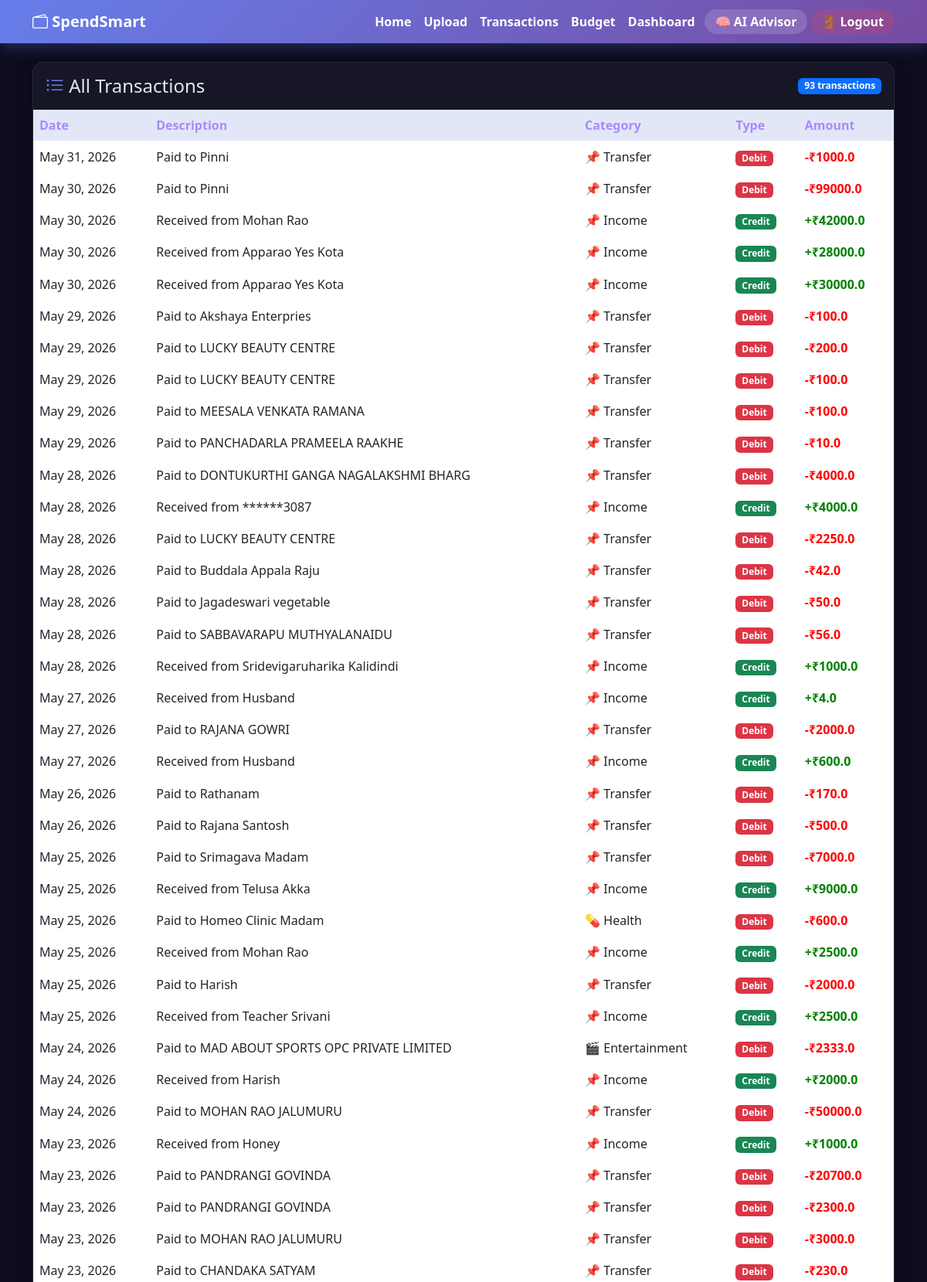
The app's page /transactions (signed in, upper part) with its own data.
### models.py (models this page shows)
class Transaction(db.Model):
    id = db.Column(db.Integer, primary_key=True)
    user_id = db.Column(db.Integer, db.ForeignKey('user.id'), nullable=False)
    date = db.Column(db.String(50), nullable=False)
    description = db.Column(db.String(200), nullable=False)
    amount = db.Column(db.Float, nullable=False)
    type = db.Column(db.String(10), nullable=False)
    category = db.Column(db.String(50), default='Uncategorized')
    created_at = db.Column(db.DateTime, default=datetime.utcnow)

### app.py (the view)
@app.route('/transactions')
@login_required
def transactions():
    uid = current_user_id()
    all_transactions = Transaction.query.filter_by(user_id=uid).order_by(Transaction.date.desc()).all()
    return render_template('transactions.html', transactions=all_transactions)

### app.py (called while the page is built)
def login_required(f):
    @wraps(f)
    def decorated(*args, **kwargs):
        if 'user_id' not in session:
            return redirect(url_for('login'))
        return f(*args, **kwargs)
    return decorated

def current_user_id():
    return session.get('user_id')

### templates/transactions.html (shortened to what this page needs)
{% extends 'base.html' %}
{% block content %}
<div class="row mt-4">
  <div class="col-12">
    <div class="card">
      <div class="d-flex justify-content-between align-items-center p-3">
        <h4 class="mb-0">
          <i class="bi bi-list-ul" style="color:#667eea"></i>
          All Transactions
        </h4>
        <span class="badge bg-primary">{{ transactions|length }} transactions</span>
      </div>
      <div class="table-responsive">
        <table class="table table-hover mb-0">
          <thead style="background:#f8f9fa;">
            <tr>
              <th>Date</th>
              <th>Description</th>
              <th>Category</th>
              <th>Type</th>
              <th>Amount</th>
            </tr>
          </thead>
          <tbody>
            {% for t in transactions %}
            <tr>
              <td>{{ t.date }}</td>
              <td>{{ t.description }}</td>
              <td>
                {% if t.category == 'Food' %} 🍔
                {% elif t.category == 'Transport' %} 🚗
                {% elif t.category == 'Shopping' %} 🛍️
                {% elif t.category == 'Entertainment' %} 🎬
                {% elif t.category == 'Health' %} 💊
                {% elif t.category == 'Bills' %} ⚡
                {% elif t.category == 'Education' %} 📚
                {% else %} 📌
                {% endif %}
                {{ t.category }}
              </td>
              <td>
                {% if t.type == 'income' %}
                  <span class="badge bg-success">Credit</span>
                {% else %}
                  <span class="badge bg-danger">Debit</span>
                {% endif %}
              </td>
              <td>
                {% if t.type == 'income' %}
                  <span style="color:green; font-weight:600;">+₹{{ t.amount }}</span>
                {% else %}
                  <span style="color:red; font-weight:600;">-₹{{ t.amount }}</span>
                {% endif %}
              </td>
            </tr>
            {% endfor %}
          </tbody>
        </table>
      </div>
    </div>
  </div>
</div>
{% endblock %}

### templates/base.html (style rules this page uses)
body { background-color: #0d0d1f; color: #e2e8f0; }
.card { border: 1px solid rgba(255,255,255,0.08); border-radius: 15px; background: rgba(255,255,255,0.04); box-shadow: 0 4px 20px rgba(0,0,0,0.3); color: #e2e8f0; }
.table { color: #e2e8f0; }
.table thead th { background: rgba(102,126,234,0.15); color: #a78bfa; border-color: rgba(255,255,255,0.08); }
.table tbody tr { border-color: rgba(255,255,255,0.06); }

### records on screen
Transaction: date "May 31, 2026", description "Paid to Pinni", category "Transfer", type "Debit", amount "1000.0"
Transaction: date "May 30, 2026", description "Paid to Pinni", category "Transfer", type "Debit", amount "99000.0"
Transaction: date "May 30, 2026", description "Received from Mohan Rao", category "Income", type "Credit", amount "42000.0"
Transaction: date "May 30, 2026", description "Received from Apparao Yes Kota", category "Income", type "Credit", amount "28000.0"
Transaction: date "May 30, 2026", description "Received from Apparao Yes Kota", category "Income", type "Credit", amount "30000.0"
Transaction: date "May 29, 2026", description "Paid to Akshaya Enterpries", category "Transfer", type "Debit", amount "100.0"
Transaction: date "May 29, 2026", description "Paid to LUCKY BEAUTY CENTRE", category "Transfer", type "Debit", amount "200.0"
Transaction: date "May 29, 2026", description "Paid to LUCKY BEAUTY CENTRE", category "Transfer", type "Debit", amount "100.0"
Transaction: date "May 29, 2026", description "Paid to MEESALA VENKATA RAMANA", category "Transfer", type "Debit", amount "100.0"
Transaction: date "May 29, 2026", description "Paid to PANCHADARLA PRAMEELA RAAKHE", category "Transfer", type "Debit", amount "10.0"
Transaction: date "May 28, 2026", description "Paid to DONTUKURTHI GANGA NAGALAKSHMI BHARG", category "Transfer", type "Debit", amount "4000.0"
Transaction: date "May 28, 2026", description "Received from ******3087", category "Income", type "Credit", amount "4000.0"
Transaction: date "May 28, 2026", description "Paid to LUCKY BEAUTY CENTRE", category "Transfer", type "Debit", amount "2250.0"
Transaction: date "May 28, 2026", description "Paid to Buddala Appala Raju", category "Transfer", type "Debit", amount "42.0"
Transaction: date "May 28, 2026", description "Paid to Jagadeswari vegetable", category "Transfer", type "Debit", amount "50.0"
Transaction: date "May 28, 2026", description "Paid to SABBAVARAPU MUTHYALANAIDU", category "Transfer", type "Debit", amount "56.0"
Transaction: date "May 28, 2026", description "Received from Sridevigaruharika Kalidindi", category "Income", type "Credit", amount "1000.0"
Transaction: date "May 27, 2026", description "Received from Husband", category "Income", type "Credit", amount "4.0"
Transaction: date "May 27, 2026", description "Paid to RAJANA GOWRI", category "Transfer", type "Debit", amount "2000.0"
Transaction: date "May 27, 2026", description "Received from Husband", category "Income", type "Credit", amount "600.0"
Transaction: date "May 26, 2026", description "Paid to Rathanam", category "Transfer", type "Debit", amount "170.0"
Transaction: date "May 26, 2026", description "Paid to Rajana Santosh", category "Transfer", type "Debit", amount "500.0"
Transaction: date "May 25, 2026", description "Paid to Srimagava Madam", category "Transfer", type "Debit", amount "7000.0"
Transaction: date "May 25, 2026", description "Received from Telusa Akka", category "Income", type "Credit", amount "9000.0"
Transaction: date "May 25, 2026", description "Paid to Homeo Clinic Madam", category "Health", type "Debit", amount "600.0"
Transaction: date "May 25, 2026", description "Received from Mohan Rao", category "Income", type "Credit", amount "2500.0"
Transaction: date "May 25, 2026", description "Paid to Harish", category "Transfer", type "Debit", amount "2000.0"
Transaction: date "May 25, 2026", description "Received from Teacher Srivani", category "Income", type "Credit", amount "2500.0"
Transaction: date "May 24, 2026", description "Paid to MAD ABOUT SPORTS OPC PRIVATE LIMITED", category "Entertainment", type "Debit", amount "2333.0"
Transaction: date "May 24, 2026", description "Received from Harish", category "Income", type "Credit", amount "2000.0"
Transaction: date "May 24, 2026", description "Paid to MOHAN RAO JALUMURU", category "Transfer", type "Debit", amount "50000.0"
Transaction: date "May 23, 2026", description "Received from Honey", category "Income", type "Credit", amount "1000.0"
Transaction: date "May 23, 2026", description "Paid to PANDRANGI GOVINDA", category "Transfer", type "Debit", amount "20700.0"
Transaction: date "May 23, 2026", description "Paid to PANDRANGI GOVINDA", category "Transfer", type "Debit", amount "2300.0"
Transaction: date "May 23, 2026", description "Paid to MOHAN RAO JALUMURU", category "Transfer", type "Debit", amount "3000.0"
Transaction: date "May 23, 2026", description "Paid to CHANDAKA SATYAM", category "Transfer", type "Debit", amount "230.0"

### other values on screen
{{ transactions|length }} "93"
